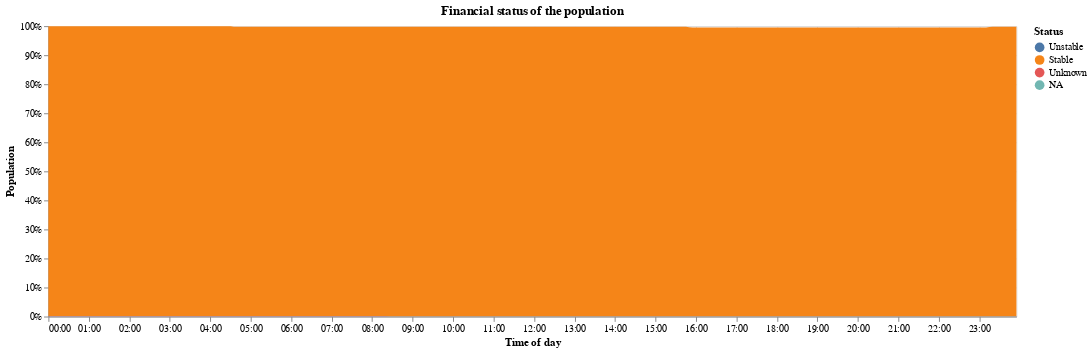

The code cell stored with this chart in its notebook:
### Code cell
alt.Chart(financial).mark_area().encode(
    x = alt.X('clocktime:T', title="Time of day", axis=alt.Axis(format="%H:%M")),#ticks = alt.ExprRef(str([f"{i:02}:00" for i in range(0,12)])))),
    y = alt.Y('percentage:Q', title="Population", axis=alt.Axis(format='%')),
    color = alt.Color('status', title="Status", sort=sortOrder),
    tooltip = [alt.Tooltip('clocktime:T', format="%H:%M"), alt.Tooltip('percentage', format=".2%"), 'status']
).properties(width=1000, title='Financial status of the population')

### Figure 1 — Vega-Lite specification as saved in the notebook (floating-point values rounded to 4 significant figures; data arrays with more than 128 entries replaced by an {"elided": "..."} marker saying what was removed)
{"config": {"view": {"continuousWidth": 400, "continuousHeight": 300}}, "data": {"name": "data-e4045b8fe9c7e16b57f3d67dd1241d14"}, "mark": "area", "encoding": {"color": {"field": "status", "sort": ["Awake", "PrepareToSleep", "Sleeping"], "title": "Status", "type": "nominal"}, "tooltip": [{"field": "clocktime", "format": "%H:%M", "type": "temporal"}, {"field": "percentage", "format": ".2%", "type": "quantitative"}, {"field": "status", "type": "nominal"}], "x": {"axis": {"format": "%H:%M"}, "field": "clocktime", "title": "Time of day", "type": "temporal"}, "y": {"axis": {"format": "%"}, "field": "percentage", "title": "Population", "type": "quantitative"}}, "title": "Financial status of the population", "width": 1000, "$schema": "https://vega.github.io/schema/vega-lite/v4.17.0.json", "datasets": {"data-e4045b8fe9c7e16b57f3d67dd1241d14": {"elided": "866 records"}}}
